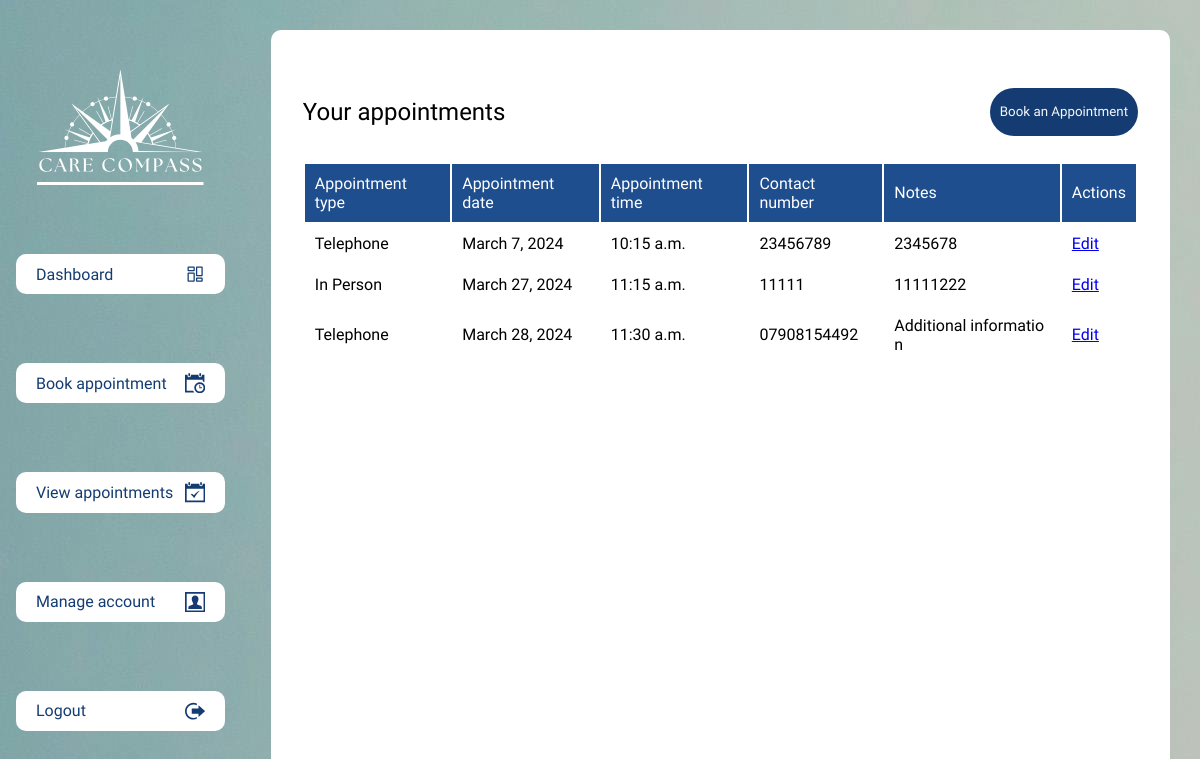
/appointments/view/ (signed in), run on the app's committed database.
### appointments/models.py (models this page shows, shortened)
class Appointment(models.Model):
    user = models.ForeignKey(settings.AUTH_USER_MODEL, on_delete=models.CASCADE, related_name='appointments')
    appointment_type = models.CharField(max_length=100)
    date = models.DateField()
    time = models.TimeField()
    contact_number = models.CharField(max_length=15)
    user_notes = models.TextField(blank=True)
    admin_notes = models.TextField(blank=True)
    created_at = models.DateTimeField(auto_now_add=True)
    updated_at = models.DateTimeField(auto_now=True)

### appointments/views.py (the view)
# urls.py: path('view/', views.view_appointments, name='view_appointments'),
@login_required
def view_appointments(request):
    if request.user.is_admin:
        return redirect('appointments:admin_view_appointments')
    appointments = Appointment.objects.filter(user=request.user).order_by('date')
    return render(request, 'appointments/view_appointments.html', {'appointments': appointments})

### templates/appointments/view_appointments.html
{% extends 'base.html' %} {% block content %}
<div class="content">
  <div class="header">
    <h2>Your appointments</h2>
    <button>
      <a href="{% url 'appointments:book_appointment' %}">Book an Appointment</a>
    </button>
  </div>
  <table>
    <tr>
      <th>Appointment type</th>
      <th>Appointment date</th>
      <th>Appointment time</th>
      <th>Contact number</th>
      <th>Notes</th>
      <th>Actions</th>
    </tr>
    {% for appointment in appointments %}
    <tr>
      <td>{{ appointment.appointment_type }}</td>
      <td>{{ appointment.date }}</td>
      <td>{{ appointment.time }}</td>
      <td>{{ appointment.contact_number }}</td>
      <td>{{ appointment.user_notes }}</td>
      <td>
        <a href="{% url 'appointments:edit_appointment' appointment.id %}" class="edit-btn">Edit</a>
      </td>
    </tr>
    {% endfor %}
  </table>
</div>
{% endblock %}

### static/css/layout.css (style rules this page uses)
body { font-family: "Segoe UI", Tahoma, Geneva, Verdana, sans-serif; font-size: 16px; font-style: normal; font-weight: 400; display: flex; flex-direction: row; width: 100vw; height: 100vh; margin: 0; padding: 0; background-image: url("../assets/images/background-pattern-1.jpg"); }
.content { width: 100%; height: 100%; }
.header { width: 100%; display: flex; justify-content: space-between; margin: 1em 0; }

### static/css/buttons.css (style rules this page uses)
button { border-radius: 30px; background: #143c72; display: flex; justify-content: center; align-items: center; color: #f5f7fa; border: none; padding: 0.75em; margin: 0.75em 0; }
button a { text-decoration: none; color: #f5f7fa; width: 100%; }

### static/css/tables.css (style rules this page uses)
table { width: 100%; }
tr { width: 100%; }
th { background-color: #1f4e8f; color: #fff; padding: 10px; text-align: left; }
td { background-color: #fff; color: #000; padding: 10px; text-align: left; word-break: break-all; text-wrap: wrap; }

### data on the page
Appointment: appointment_type "Telephone", date "March 7, 2024", time "10:15 a.m.", contact_number "23456789", user_notes "2345678"
Appointment: appointment_type "In Person", date "March 27, 2024", time "11:15 a.m.", contact_number "11111", user_notes "11111222"
Appointment: appointment_type "Telephone", date "March 28, 2024", time "11:30 a.m.", contact_number "07908154492", user_notes "Additional information"
